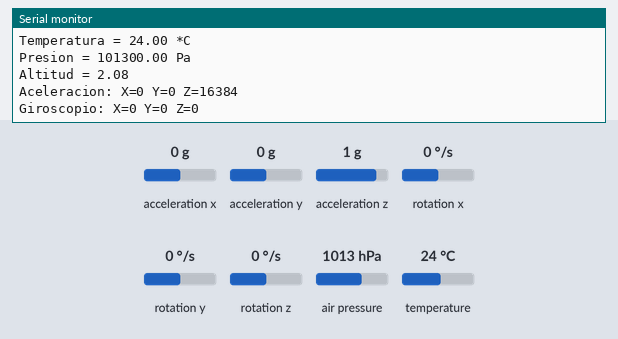
Bench run of a sketch on a simulated Arduino Uno, built with avr-gcc and run on an emulated ATmega328P. On the bench: the last lines printed to the serial monitor. Inputs (shaded band) come from the test bench; at power-on: acceleration x 0 g, acceleration y 0 g, acceleration z 1 g, rotation x 0 °/s, rotation y 0 °/s, rotation z 0 °/s, air pressure 1013 hPa, temperature 24 °C.

Above: at 1.2 s.
1.3 s: acceleration x set to -1.4 g
At 3.2 s:
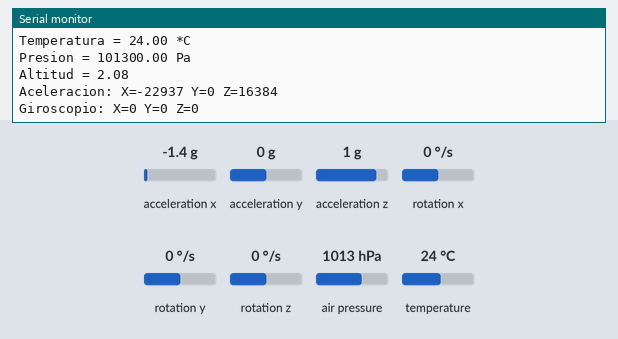
3.6 s: acceleration y set to -1.4 g
At 5.3 s:
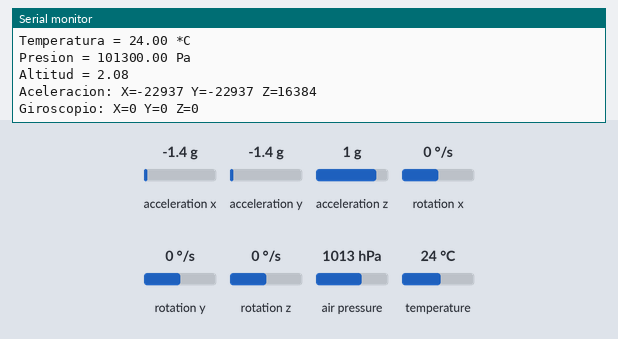
5.9 s: acceleration z set to -1.4 g
At 7.3 s:
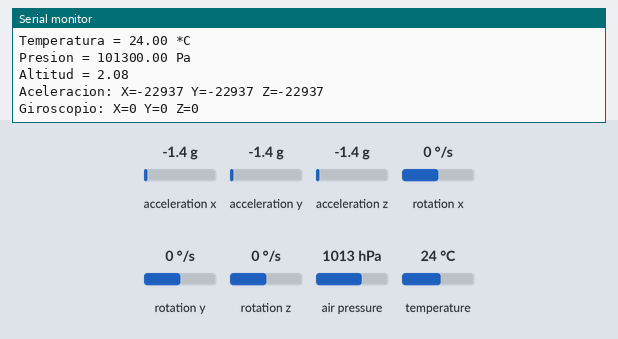
8.2 s: rotation x set to -192 °/s
At 10.4 s:
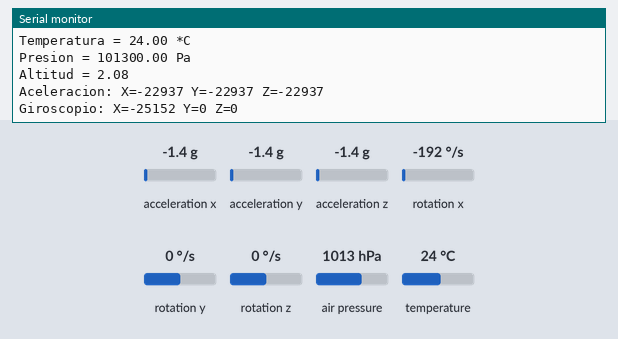
10.5 s: rotation y set to -192 °/s
At 13.1 s:
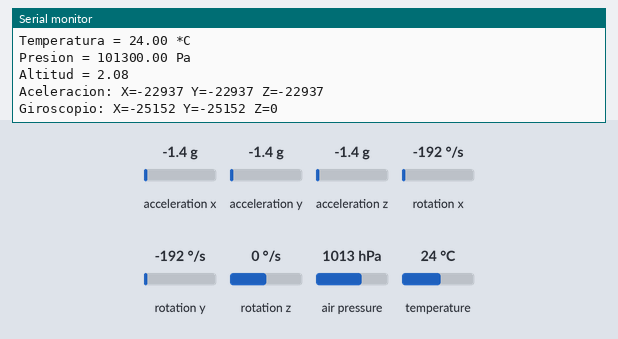

The sketch:

BMP_AND_MPU.ino
```cpp
#include <Wire.h>
#include <Adafruit_Sensor.h>
#include <Adafruit_BMP280.h>
#include <MPU6050.h>

Adafruit_BMP280 bmp; // I2C
MPU6050 mpu6050;

void setup() {
    Serial.begin(115200);

    // Iniciar BMP280
    if (!bmp.begin(0x77)) {   // Cambia a 0x77 si es necesario
        Serial.println("No se encontró un sensor BMP280 válido, verifica el cableado!");
        while (1);
    }

    // Configuración adicional para BMP280
    bmp.setSampling(Adafruit_BMP280::MODE_NORMAL,
                    Adafruit_BMP280::SAMPLING_X2,
                    Adafruit_BMP280::SAMPLING_X16,
                    Adafruit_BMP280::FILTER_X16,
                    Adafruit_BMP280::STANDBY_MS_500);

    // Iniciar MPU6050
    Wire.begin();
    mpu6050.initialize();

    if (mpu6050.testConnection()) {
        Serial.println("Conexión con MPU6050 exitosa");
    } else {
        Serial.println("Fallo en la conexión con MPU6050");
        while (1);
    }
}

void loop() {
    // Leer y mostrar los datos del BMP280
    Serial.print("Temperatura = ");
    Serial.print(bmp.readTemperature());
    Serial.println(" *C");

    Serial.print("Presion = ");
    Serial.print(bmp.readPressure());
    Serial.println(" Pa");

    Serial.print("Altitud = ");
    Serial.println(bmp.readAltitude(1013.25)); // Ajusta este valor a tu presión local en hPa

    // Leer y mostrar los datos del MPU6050
    int16_t ax, ay, az;
    int16_t gx, gy, gz;
    mpu6050.getMotion6(&ax, &ay, &az, &gx, &gy, &gz);

    Serial.print("Aceleracion: X=");
    Serial.print(ax); Serial.print(" Y=");
    Serial.print(ay); Serial.print(" Z=");
    Serial.println(az);

    Serial.print("Giroscopio: X=");
    Serial.print(gx); Serial.print(" Y=");
    Serial.print(gy); Serial.print(" Z=");
    Serial.println(gz);

    delay(2000);
}
```

Measured:
- after the input at 1.3 s, the serial monitor: prints a new line after 0.72 s (image 1)
- after the input at 3.6 s, the serial monitor: prints a new line after 0.43 s (image 2)
- after the input at 5.9 s, the serial monitor: prints a new line after 0.14 s (image 3)
- after the input at 8.2 s, the serial monitor: prints a new line after 1.9 s (image 4)
- after the input at 10.5 s, the serial monitor: prints a new line after 1.6 s (image 5)
